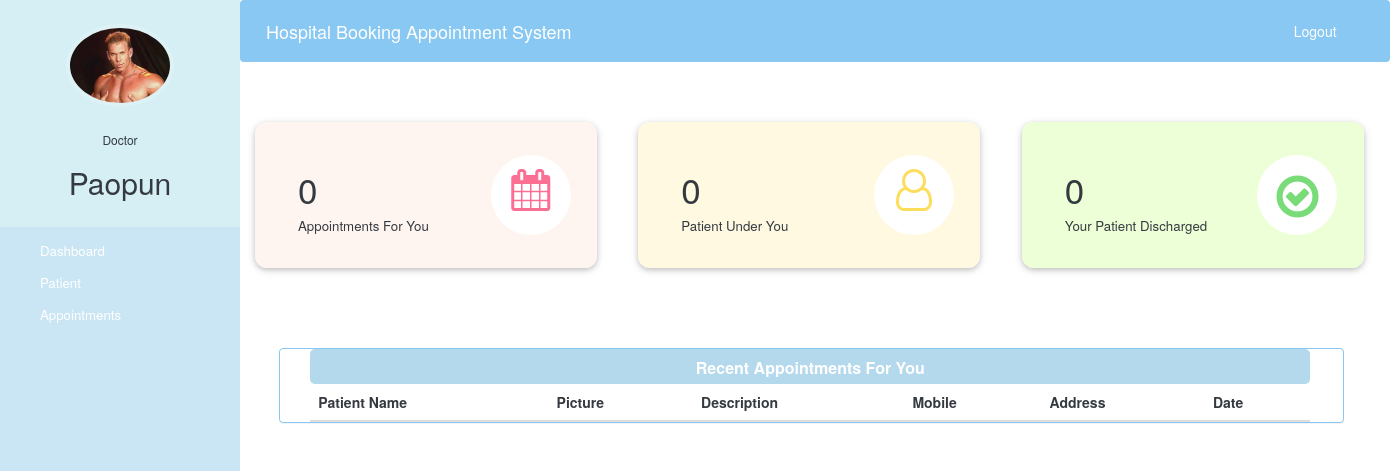
/doctor-dashboard (signed in), run on an earlier commit of the app's database.
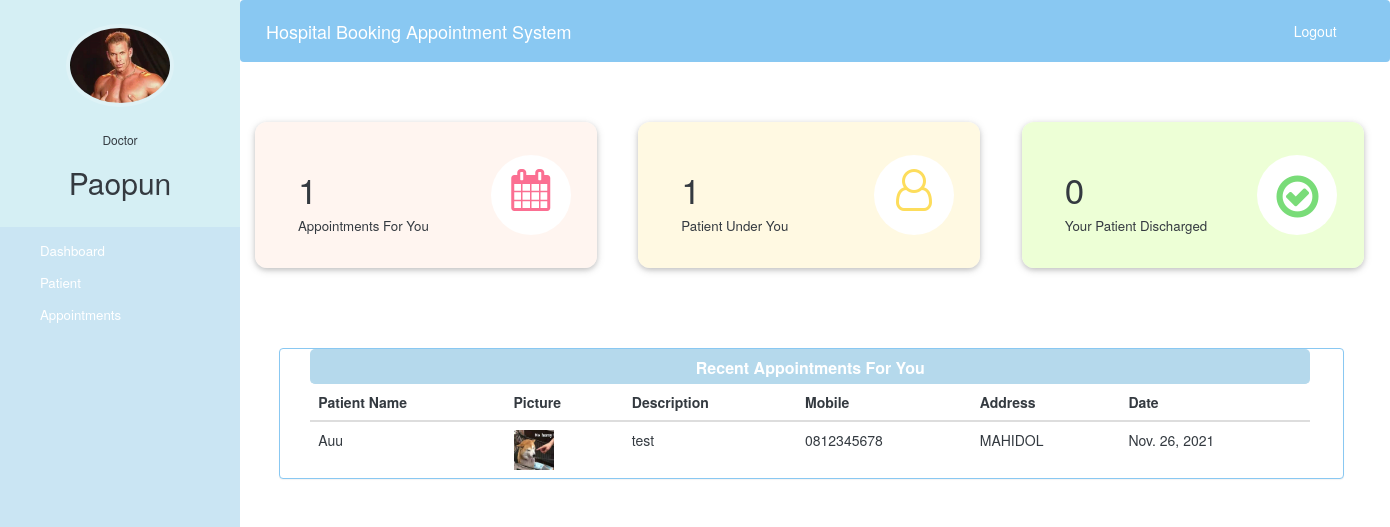
And on a later commit of the database.
### hospital/models.py (models this page shows, shortened)
class Appointment(models.Model):
    patientId = models.PositiveIntegerField(null=True)
    doctorId = models.PositiveIntegerField(null=True)
    patientName = models.CharField(max_length=40, null=True)
    doctorName = models.CharField(max_length=40, null=True)
    appointmentDate = models.DateField(default=datetime.date.today)
    description = models.TextField(max_length=500)
    status = models.BooleanField(default=False)

class Patient(models.Model):
    user = models.OneToOneField(User, on_delete=models.CASCADE)
    profile_pic = models.ImageField(upload_to='hospital/static/profile_pic/PatientProfilePic/', null=True, blank=True)
    address = models.CharField(max_length=40)
    mobile = models.CharField(max_length=20, null=False)
    symptoms = models.CharField(max_length=100, null=False)
    assignedDoctorId = models.PositiveIntegerField(null=True)
    admitDate = models.DateField(auto_now=True)
    status = models.BooleanField(default=False)

### hospital/views.py (the view)
# urls.py: path('doctor-dashboard', views.doctor_dashboard_view,name='doctor-dashboard'),
@login_required(login_url='doctorlogin')
@user_passes_test(is_doctor)
def doctor_dashboard_view(request):
    patientcount=models.Patient.objects.all().filter(status=True,assignedDoctorId=request.user.id).count()
    appointmentcount=models.Appointment.objects.all().filter(status=True,doctorId=request.user.id).count()
    patientdischarged=models.PatientDischargeDetails.objects.all().distinct().filter(assignedDoctorName=request.user.first_name).count()
    appointments=models.Appointment.objects.all().filter(status=True,doctorId=request.user.id).order_by('-id')
    patientid=[]
    for a in appointments:
        patientid.append(a.patientId)
    patients=models.Patient.objects.all().filter(status=True,user_id__in=patientid).order_by('-id')
    appointments=zip(appointments,patients)
    mydict={
    'patientcount':patientcount,
    'appointmentcount':appointmentcount,
    'patientdischarged':patientdischarged,
    'appointments':appointments,
    'doctor':models.Doctor.objects.get(user_id=request.user.id), #for profile picture of doctor in sidebar
    }
    return render(request,'hospital/doctor_dashboard.html',context=mydict)

### hospital/views.py (called while the page is built)
def is_doctor(user):
    return user.groups.filter(name='DOCTOR').exists()

### hospital/templates/hospital/doctor_dashboard.html
{% extends 'hospital/doctor_base.html' %} {% load static %} {% block content %} {%include 'hospital/doctor_dashboard_cards.html'%}
<br><br><br><br>
<div class="container">
    <div class="row">
        <div class="panel panel-primary" style=" border-color: rgba(137, 200, 242, 1);margin-left: 0.9cm;width:106.5rem">
            <div class="panel-heading" style="background:rgba(181, 217, 236, 1); border-color:rgba(181, 217, 236, 1) ; text-align:center;
      width: 100rem; height: 3.5rem; margin-left: 0.8cm; border-radius: 5px;">
                <h6 class="panel-title" style="font-weight: bold;">Recent Appointments For You</h6>
            </div>
            <table class="table table-hover" id="dev-table" style="color: #343A40; margin-left: 0.8cm; width: 100rem;">
                <thead>
                    <tr>
                        <th>Patient Name</th>
                        <th>Picture</th>
                        <th>Description</th>
                        <th>Mobile</th>
                        <th>Address</th>
                        <th>Date</th>
                    </tr>
                </thead>
                {% for a,p in appointments %}
                <tr style="color: #343A40;">
                    <td style="color: #343A40;">{{a.patientName}}</td>
                    <td> <img src="{{ p.profile_pic.url }}" alt="Profile Pic" height="40px" width="40px" /></td>
                    <td style="color: #343A40;">{{a.description}}</td>
                    <td style="color: #343A40;">{{p.mobile}}</td>
                    <td style="color: #343A40;">{{p.address}}</td>
                    <td style="color: #343A40;">{{a.appointmentDate}}</td>
                </tr>
                {% endfor %}
            </table>
        </div>
    </div>
</div>
{% endblock content %}

What changed in the data, as far as the page shows it:
added Appointment: patientName "Auu", profile_pic (picture), description "test", mobile "0812345678", address "MAHIDOL", appointmentDate "Nov. 26, 2021"
Also different on the page:
{{ appointmentcount }}: "0" → "1"
{{ patientcount }}: "0" → "1"
